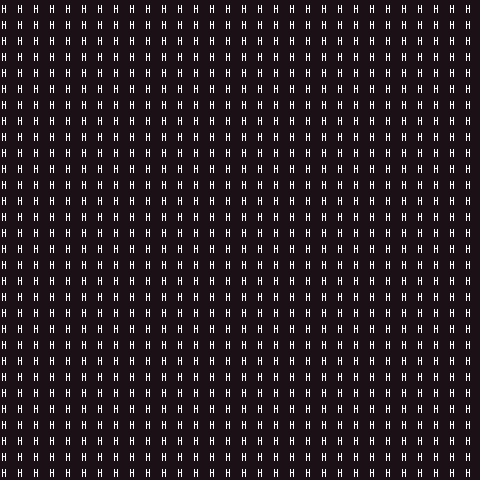

Rendered tile map (Tiled .tmx) drawn with the repository's tilesets; below, a short description and the full map source, tile grids included:
An orthogonal 30x30 tile map with 16x16 px tiles, 1 tile layer (prototype).

<map version="1.10" tiledversion="1.10.2" orientation="orthogonal" renderorder="right-down" width="30" height="30" tilewidth="16" tileheight="16" infinite="0" nextlayerid="9" nextobjectid="1">
 <tileset firstgid="103" source="TangerineTavernPNG_PetricakeGames.tsx" />
 <layer id="1" name="prototype" width="30" height="30">
  <data encoding="csv">
211,211,211,211,211,211,211,211,211,211,211,211,211,211,211,211,211,211,211,211,211,211,211,211,211,211,211,211,211,211,
211,211,211,211,211,211,211,211,211,211,211,211,211,211,211,211,211,211,211,211,211,211,211,211,211,211,211,211,211,211,
211,211,211,211,211,211,211,211,211,211,211,211,211,211,211,211,211,211,211,211,211,211,211,211,211,211,211,211,211,211,
211,211,211,211,211,211,211,211,211,211,211,211,211,211,211,211,211,211,211,211,211,211,211,211,211,211,211,211,211,211,
211,211,211,211,211,211,211,211,211,211,211,211,211,211,211,211,211,211,211,211,211,211,211,211,211,211,211,211,211,211,
211,211,211,211,211,211,211,211,211,211,211,211,211,211,211,211,211,211,211,211,211,211,211,211,211,211,211,211,211,211,
211,211,211,211,211,211,211,211,211,211,211,211,211,211,211,211,211,211,211,211,211,211,211,211,211,211,211,211,211,211,
211,211,211,211,211,211,211,211,211,211,211,211,211,211,211,211,211,211,211,211,211,211,211,211,211,211,211,211,211,211,
211,211,211,211,211,211,211,211,211,211,211,211,211,211,211,211,211,211,211,211,211,211,211,211,211,211,211,211,211,211,
211,211,211,211,211,211,211,211,211,211,211,211,211,211,211,211,211,211,211,211,211,211,211,211,211,211,211,211,211,211,
211,211,211,211,211,211,211,211,211,211,211,211,211,211,211,211,211,211,211,211,211,211,211,211,211,211,211,211,211,211,
211,211,211,211,211,211,211,211,211,211,211,211,211,211,211,211,211,211,211,211,211,211,211,211,211,211,211,211,211,211,
211,211,211,211,211,211,211,211,211,211,211,211,211,211,211,211,211,211,211,211,211,211,211,211,211,211,211,211,211,211,
211,211,211,211,211,211,211,211,211,211,211,211,211,211,211,211,211,211,211,211,211,211,211,211,211,211,211,211,211,211,
211,211,211,211,211,211,211,211,211,211,211,211,211,211,211,211,211,211,211,211,211,211,211,211,211,211,211,211,211,211,
211,211,211,211,211,211,211,211,211,211,211,211,211,211,211,211,211,211,211,211,211,211,211,211,211,211,211,211,211,211,
211,211,211,211,211,211,211,211,211,211,211,211,211,211,211,211,211,211,211,211,211,211,211,211,211,211,211,211,211,211,
211,211,211,211,211,211,211,211,211,211,211,211,211,211,211,211,211,211,211,211,211,211,211,211,211,211,211,211,211,211,
211,211,211,211,211,211,211,211,211,211,211,211,211,211,211,211,211,211,211,211,211,211,211,211,211,211,211,211,211,211,
211,211,211,211,211,211,211,211,211,211,211,211,211,211,211,211,211,211,211,211,211,211,211,211,211,211,211,211,211,211,
211,211,211,211,211,211,211,211,211,211,211,211,211,211,211,211,211,211,211,211,211,211,211,211,211,211,211,211,211,211,
211,211,211,211,211,211,211,211,211,211,211,211,211,211,211,211,211,211,211,211,211,211,211,211,211,211,211,211,211,211,
211,211,211,211,211,211,211,211,211,211,211,211,211,211,211,211,211,211,211,211,211,211,211,211,211,211,211,211,211,211,
211,211,211,211,211,211,211,211,211,211,211,211,211,211,211,211,211,211,211,211,211,211,211,211,211,211,211,211,211,211,
211,211,211,211,211,211,211,211,211,211,211,211,211,211,211,211,211,211,211,211,211,211,211,211,211,211,211,211,211,211,
211,211,211,211,211,211,211,211,211,211,211,211,211,211,211,211,211,211,211,211,211,211,211,211,211,211,211,211,211,211,
211,211,211,211,211,211,211,211,211,211,211,211,211,211,211,211,211,211,211,211,211,211,211,211,211,211,211,211,211,211,
211,211,211,211,211,211,211,211,211,211,211,211,211,211,211,211,211,211,211,211,211,211,211,211,211,211,211,211,211,211,
211,211,211,211,211,211,211,211,211,211,211,211,211,211,211,211,211,211,211,211,211,211,211,211,211,211,211,211,211,211,
211,211,211,211,211,211,211,211,211,211,211,211,211,211,211,211,211,211,211,211,211,211,211,211,211,211,211,211,211,211
</data>
 </layer>
</map>
